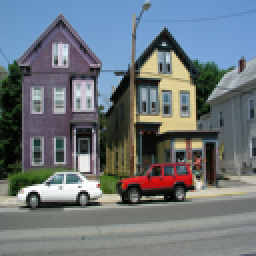
%> input picture Final_project/tb_files/DeconvolutionColorPrior/I_sharp.png, 128 x 128 px (shown 2 times larger)
$ octave generate.m   (GNU Octave 9; MATLAB toolbox functions it lacks are replaced by stand-ins)
%> lines starting %> are read from the running program, lines starting %| are printed output that depends on the picture
I_sharp = imresize(imread('.\DeconvolutionColorPrior\I_sharp.png'),[128 128]);
%> I_sharp is the input picture: size 128x128x3 uint8; mean R, G, B 108.5, 117.3, 123.3
R = I_sharp(:,:,1) ;
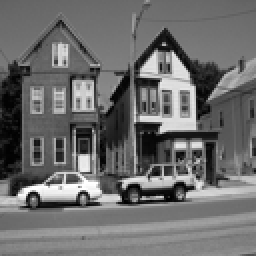
%> R: size 128x128 uint8 (shown 2 times larger); min 0, max 255, mean 108.5
G = I_sharp(:,:,2) ;
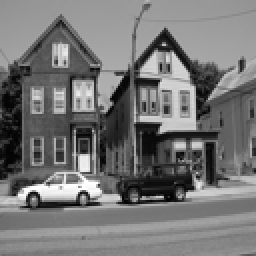
%> G: size 128x128 uint8 (shown 2 times larger); min 1, max 255, mean 117.3
B = I_sharp(:,:,3) ;
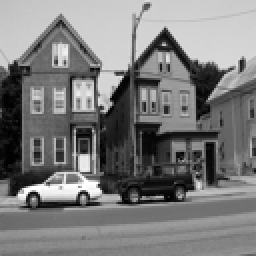
%> B: size 128x128 uint8 (shown 2 times larger); min 0, max 255, mean 123.3

img1D = R(:);
fid = fopen('ground_truth_R.txt', 'wt');
fprintf(fid, '%d\n', img1D);
fclose(fid);

img1D = G(:);
fid = fopen('ground_truth_G.txt', 'wt');
fprintf(fid, '%d\n', img1D);
fclose(fid);

img1D = B(:);
fid = fopen('ground_truth_B.txt', 'wt');
fprintf(fid, '%d\n', img1D);
fclose(fid);

%%%%%%%%%%%%%%%%%%%%%%%%%%%
I_blurred = imresize(imread('.\DeconvolutionColorPrior\I_blurred.png'),[128 128]);
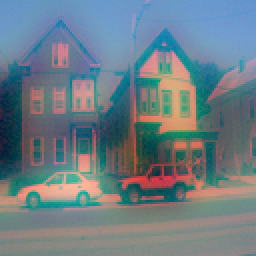
%> input picture Final_project/tb_files/DeconvolutionColorPrior/I_blurred.png, 128 x 128 px (shown 2 times larger)
%> I_blurred is the input picture: size 128x128x3 uint8; mean R, G, B 108.5, 125.4, 133.8
R = I_blurred(:,:,1) ;
G = I_blurred(:,:,2) ;
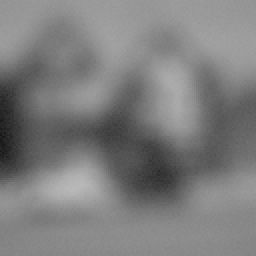
%> G: size 128x128 uint8 (shown 2 times larger); min 23, max 185, mean 125.4
B = I_blurred(:,:,3) ;
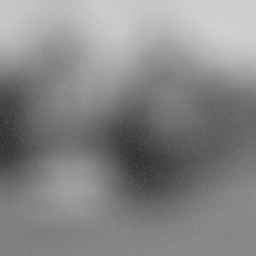
%> B: size 128x128 uint8 (shown 2 times larger); min 48, max 209, mean 133.8

img1D = R(:);
fid = fopen('I_blurred_R.txt', 'wt');
fprintf(fid, '%d\n', img1D);
fclose(fid);

img1D = G(:);
fid = fopen('I_blurred_G.txt', 'wt');
fprintf(fid, '%d\n', img1D);
fclose(fid);

img1D = B(:);
fid = fopen('I_blurred_B.txt', 'wt');
fprintf(fid, '%d\n', img1D);
fclose(fid);
